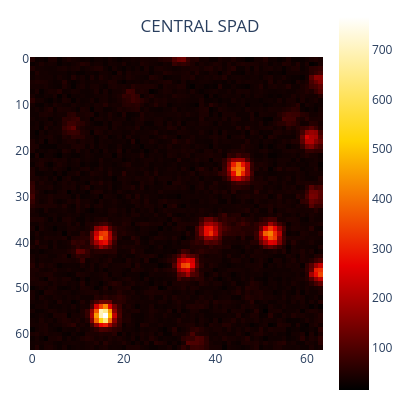

Notebook cell for this chart:
### Code cell
# RUN INPUT
#############################################################################################

#############################################################################################
# FILE IMPORT AND SETUP
############################################################################################

dir = os.getcwd()
filename = path.join(dir,'images','2025 07 07-08 Qdots',file) # input
savename = path.join(dir,'images','output',file) # output

timeSwitch = True #True if i saved the timetraces
spadFormat=7
Nspad = spadFormat**2

index7=[i for i in range(49) if i != 12]
index5=[8,9,10,11,15,16,17,18,19,22,23,24,25,26,29,30,31,32,33,36,37,38,39,40] #Check if 12 is included or not
index3=[16,17,18,23,24,25,30,31,32]
index1=[17,23,24,25,31]


f = h5py.File(filename + '.h5', 'r') # read h5 file

# ----------------- read header

if timeSwitch:
    group = f['Fluctuations']
    print('Opening time data...')
    Endoftime_h5 = group['IsEndOfTimeBin'][()]
    t_bin=group['Time'][()][0]/1000        #micros
    rep = group.attrs['I_Repetitions'][0]      #repetitions  
else:
    group = f['Image']

imgFormat=group.attrs['I_Height'][0]       #pixels
Depth=group.attrs['I_Depth'][0]            #repetitions/z
ImgFoV=group.attrs['I_XSpan[um]'][0]       #micron
pxsizex=group.attrs['I_XPixelSize[nm]'][0]/1000 #micron         
ZSpan=group.attrs['I_ZSpan[um]'][0]        #micron
pxsizez=group.attrs['I_ZPixelSize[nm]'][0]/1000 #micron
Duration=group.attrs['M_Duration[ms]'][0]  #ms
DwellTime=Duration/(Depth*imgFormat**2)    #ms (approximate)
Fingerprint_h5 = group['Fingerprint'][()]

# ---------------- reading SPAD DATA

print('Opening SPAD data...')
data_h5= group['SPAD'][()]
print('Finished opening')
f.close()

# ----------------- display metadata

print('--------------------METADATA:--------------')
print('imgFormat: ',imgFormat,'x',imgFormat,'px')
print('depth (z): ', Depth)
print('FOV: ', ImgFoV,'μm')
print('pixelsize (x-y): ', pxsizex,'μm')
print('pixelsize (z): ', pxsizez,'μm')
print('ZSpan (z-range):', ZSpan,'μm')
print('Duration frame:', Duration,'ms')
print('Dwell time (time per pixel):', DwellTime,'ms')
print('---------------------------------------------')

# ---------------- fixing binning

# Ch,T,X,Y,R,Z
# print('Full data size: ' + str(data_h5.shape[0]))
# print('Total time bins (no channel distinction): ' +str(Endoftime_h5.shape[0]))

endtime=np.asarray(np.where(Endoftime_h5==1))[0,:]       #Cerco gli indici di Endoftime_h5 dove finiscono i pixels
# print('Scan pixels: ' + str(endtime.shape[0]))
# print('\nendtime: '+str(endtime[:10]))
v = np.max(np.diff(endtime))                             #Cerco la durata massima
# print('maximum temporal timetrace length: ' +str(v))                  
overflow = endtime[np.asarray(np.where(np.diff(endtime)==v))[0,:]+1]  #Indici di cut degli elementi in overflow
# print('\nOverflow: ' +str(overflow))
# print('Pixels in overflow: ' + str(overflow.shape[0]))

over_del = np.zeros(((overflow.shape[0]+1)*Nspad)).astype(np.int64)
for j in range(Nspad):
    over_del[(j)*overflow.shape[0]:overflow.shape[0]*(j+1)]= ((overflow*Nspad)+j)

g=np.linspace(0,48,49).astype(int)
if endtime[0]+1==v: 
    over_del[-49:]=((endtime[0]*Nspad)+g)
else:
    over_del=np.delete(over_del, np.linspace(over_del.shape[0]-Nspad, over_del.shape[0]-1).astype(int) , axis=(0))
    
# print('Bin in data_h5 to be removed: ' +str(over_del))

data_crop = np.delete(data_h5, over_del)
del over_del
del endtime
del g
del overflow
# print('\nFinal size of cropped data: ' +str(data_crop.shape[0]))
# print('Expected size: ' +str(Nspad*Depth*rep*imgFormat**2*(v-1)))

if not data_crop.shape[0]==Nspad*Depth*rep*imgFormat**2*(v-1):
    raise 'data error, bin not corresponding'
# print('size cropped == expected size: ', str(data_crop.shape[0]==Nspad*Depth*rep*imgFormat**2*(v-1)))

# ---------------------------- reshaping (z,rep,y,x,y,ch)

z_i, rep_i, y_i, x_i, t_i, ch_i = 0, 1, 2, 3, 4, 5 # indexes of reshaped data

fingerprint_meta = np.reshape(Fingerprint_h5, (spadFormat,spadFormat))
if not timeSwitch:
    data=np.reshape(data_h5,(Depth,1,imgFormat,imgFormat,1,Nspad)) 
    print('Data format (z,rep,y,x,t,ch) ' +str(data.shape))
else:
    data=np.reshape(data_crop, (Depth,rep,imgFormat,imgFormat,v-1,Nspad))
    print('Data format (z,rep,y,x,t,ch) ' +str(data.shape))
    del data_crop
   
# print('\nCumulative Dwell time (approx.): ' + str(DwellTime) +' ms')
# print('FoV [um]: ' + str(ImgFoV))
# if timeSwitch: print('Time binsize [us]: ' +str(t_bin))
# print('Pixel size [um]: ' +str(pxsizex))
del data_h5 # free the memory

#############################################################################################
# FIRST PLOT, all the data is in 'data'
############################################################################################

#############################################################################################
# data initialization
############################################################################################

index7_fix=[i for i in range(48)]
index5_fix=[8,9,10,11,14,15,16,17,18,21,22,23,24,25,28,29,30,31,32,35,36,37,38,39]
index3_fix=[15,16,17,22,23,24,29,30,31]
index1_fix=[16,22,23,24,30]

# datacut = d7 - spad12
datacut = np.sum(np.delete(data, 12,5)[0,:,:,:,:],axis=(0,3))[...] #Remove SPAD 12 -> output (y,x,ch)
d3 = datacut[:,:,index3_fix]
d5 = datacut[:,:,index5_fix]
d1 = datacut[:,:,index1_fix]
d7 = datacut[:,:,index7_fix]

CENTRAL_SPAD = datacut[:, :,23]#.astype(np.uint8)
D7 = d7.sum(axis=(-1))#.astype(np.uint8)
D5 = d5.sum(axis=(-1))#.astype(np.uint8)
D3 = d3.sum(axis=(-1))#.astype(np.uint8)
D1 = d1.sum(axis=(-1))#.astype(np.uint8)

# im = Image.fromarray(CENTRAL_SPAD) # convert to an image

# -------------------- Plot with Plotly

fig = px.imshow(
    CENTRAL_SPAD, 
    color_continuous_scale='hot',
    title='CENTRAL SPAD',
)
fig.update_layout(
    margin=dict(l=30, r=0, t=0, b=0),
    width=400,
    height=400,
    title=dict(
        y=0.95,  # move title closer to plot
        x=0.5,   # keep centered
        xanchor='center',
        yanchor='top'
    )
)

fig.show()

del Endoftime_h5

### Figure 1 — Plotly figure (JSON) as saved in the notebook; plotly's stock layout.template omitted (floating-point values rounded to 4 significant figures; data arrays with more than 128 entries replaced by an {"elided": "..."} marker saying what was removed)
{"data": [{"coloraxis": "coloraxis", "hovertemplate": "x: %{x}<br>y: %{y}<br>color: %{z}<extra></extra>", "name": "0", "type": "heatmap", "xaxis": "x", "yaxis": "y", "z": {"elided": "64x64 int values"}}], "layout": {"coloraxis": {"colorscale": [[0, "rgb(0,0,0)"], [0.3333, "rgb(230,0,0)"], [0.6667, "rgb(255,210,0)"], [1, "rgb(255,255,255)"]]}, "height": 400, "margin": {"b": 0, "l": 30, "r": 0, "t": 0}, "title": {"text": "CENTRAL SPAD", "x": 0.5, "xanchor": "center", "y": 0.95, "yanchor": "top"}, "width": 400, "xaxis": {"anchor": "y", "constrain": "domain", "domain": [0, 1], "scaleanchor": "y"}, "yaxis": {"anchor": "x", "autorange": "reversed", "constrain": "domain", "domain": [0, 1]}}}
